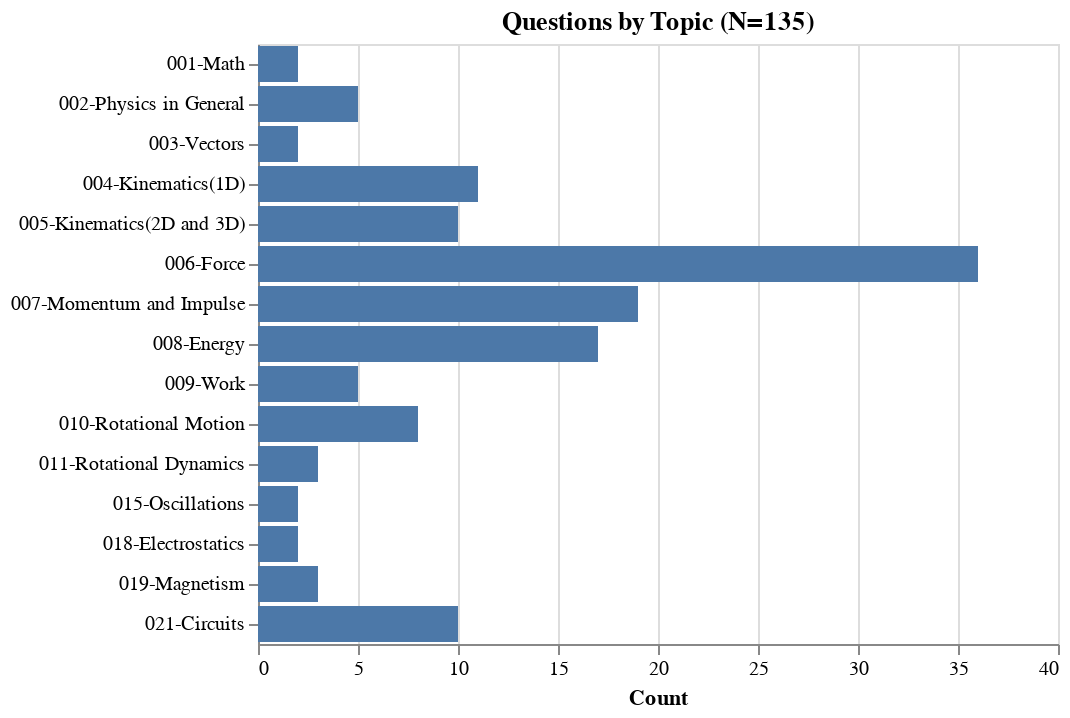

The cell this chart's notebook holds for it:
### Code cell
chart

### Figure 1 — Vega-Lite specification as saved in the notebook (floating-point values rounded to 4 significant figures)
{"config": {"view": {"continuousWidth": 400, "continuousHeight": 300}}, "data": {"name": "data-4099001239ce9d170aaa2a4befb18f78"}, "mark": "bar", "encoding": {"x": {"type": "quantitative", "field": "Count"}, "y": {"type": "ordinal", "field": "Nice Topics", "title": ""}}, "title": "Questions by Topic (N=135)", "$schema": "https://vega.github.io/schema/vega-lite/v4.8.1.json", "datasets": {"data-4099001239ce9d170aaa2a4befb18f78": [{"Topic": "Kinematics(1D)", "Count": 11, "Nice Topics": "004-Kinematics(1D)"}, {"Topic": "Force", "Count": 36, "Nice Topics": "006-Force"}, {"Topic": "Magnetism", "Count": 3, "Nice Topics": "019-Magnetism"}, {"Topic": "Rotational Dynamics", "Count": 3, "Nice Topics": "011-Rotational Dynamics"}, {"Topic": "Rotational Motion", "Count": 8, "Nice Topics": "010-Rotational Motion"}, {"Topic": "Vectors", "Count": 2, "Nice Topics": "003-Vectors"}, {"Topic": "Physics in General", "Count": 5, "Nice Topics": "002-Physics in General"}, {"Topic": "Kinematics(2D and 3D)", "Count": 10, "Nice Topics": "005-Kinematics(2D and 3D)"}, {"Topic": "Electrostatics", "Count": 2, "Nice Topics": "018-Electrostatics"}, {"Topic": "Momentum and Impulse", "Count": 19, "Nice Topics": "007-Momentum and Impulse"}, {"Topic": "Math", "Count": 2, "Nice Topics": "001-Math"}, {"Topic": "Energy", "Count": 17, "Nice Topics": "008-Energy"}, {"Topic": "Circuits", "Count": 10, "Nice Topics": "021-Circuits"}, {"Topic": "Work", "Count": 5, "Nice Topics": "009-Work"}, {"Topic": "Oscillations", "Count": 2, "Nice Topics": "015-Oscillations"}]}}
